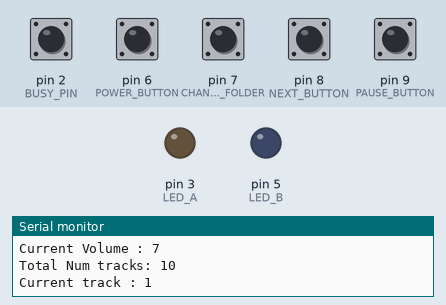
The sketch below on a simulated Arduino Uno, built with avr-gcc and run on an emulated ATmega328P. On the bench: output pins drawn as LEDs (lit = HIGH), the last lines printed to the serial monitor. The test bench sets the inputs (shaded band); at power-on: pin 2 (BUSY_PIN), pin 6 (POWER_BUTTON), pin 7 (CHANGE_FOLDER), pin 8 (NEXT_BUTTON), pin 9 (PAUSE_BUTTON) HIGH. The audio player accepts every command and is not drawn.

Above: at 2.9 s.
3.0 s: pin 6 (POWER_BUTTON) pulled LOW for 0.15 s
At 4.05 s:
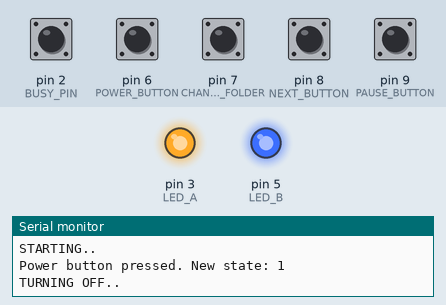
6.0 s: pin 6 (POWER_BUTTON) pulled LOW for 1 s
At 9.1 s:
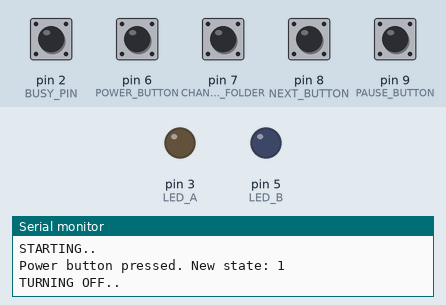
Timing chart, 0 to 10.6 s (numbered marks = the images above; inputs shaded):
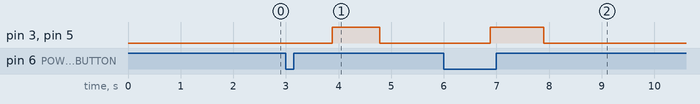

Measured:
- after the input at 3.0 s, pin 3 (LED_A), pin 5 (LED_B): LOW → HIGH after 0.88 s, → LOW 0.90 s later
- after the input at 6.0 s, pin 3 (LED_A), pin 5 (LED_B): LOW → HIGH after 0.88 s, → LOW 1.0 s later

The sketch:

Microphone_mp3_project.ino
```cpp
#include <DFPlayerMini_Fast.h>
#include <ezButton.h>

#include "Arduino.h"
#include "SoftwareSerial.h"

#define rxPin 10
#define txPin 11

#define LED_A 3
#define LED_B 5

#define POWER_BUTTON 6

//ezButton POWER_BUTTON(6);
ezButton CHANGE_FOLDER(7);
ezButton NEXT_BUTTON(8);
ezButton PAUSE_BUTTON(9);

#define VLM_PIN A0
#define SAMPLES 20 //average of x values to stabilize reading , 10 ?

#define BUSY_PIN 2

#define VOLUME_LEVEL 7 // 0 - 30 ( 18 is a good level )
#define MAX_VLM_LVL 23
#define MP3_SOUNDS_FOLDER 10

#define USE_POTENTIOMETER false

#define DEBUG 1
#if DEBUG
  #define D_print(...) Serial.print(__VA_ARGS__)
  #define D_println(...) Serial.println(__VA_ARGS__)
#else
  #define D_print(...)
  #define D_println(...)
#endif

int fadeDuration = 800; //LEDS fade duration in ms

int num_tracks_in_folder = 0;
int num_folders = 2;
int actual_track_n = 0;
int actual_folder = 1;
int next_folder = 1;

SoftwareSerial mySoftwareSerial(rxPin, txPin); // RX, TX
DFPlayerMini_Fast myDFPlayer;

//microphone state
boolean lastPowerState = HIGH; // being INPUT_PULLUP, IT IS REVERSED
int powerState = HIGH;
int OnState = LOW;
int OffState = HIGH;

boolean isOn = false;
boolean isPlaying = false;
bool isPaused = false;
boolean initSound = false;
boolean folder_changed = false;
boolean has_media = true;

int current_volume = 0;
int inputVolume = 0;
int outputVolume = 0;
int last_vlm_val = 0;

void setup()
{
  // define pin modes for tx, rx:
  pinMode(rxPin, INPUT);
  pinMode(txPin, OUTPUT);

  pinMode(LED_A, OUTPUT);
  pinMode(LED_B, OUTPUT);
  pinMode(BUSY_PIN,INPUT);
  pinMode(VLM_PIN,INPUT_PULLUP);
  pinMode(POWER_BUTTON,INPUT_PULLUP);

  //POWER_BUTTON.setDebounceTime(50);
  CHANGE_FOLDER.setDebounceTime(20);
  NEXT_BUTTON.setDebounceTime(50);
  PAUSE_BUTTON.setDebounceTime(50);

  mySoftwareSerial.begin(9600);
  Serial.begin(115200);
  delay(1000);

  //Starting
  D_println();
  D_println(F("DFRobot DFPlayer Mini"));
  D_println(F("Initializing DFPlayer ... (May take 3~5 seconds)"));


  D_println(F("DFPlayer Mini online."));
  // check errors+
  if ( checkForErrors() != 1 ){
    D_println("[ No errors ]");

    D_println();
    myDFPlayer.volume(VOLUME_LEVEL);  //Set volume value. From 0 to 30
    delay(200);

    D_print("Current Volume : ");
    D_print( myDFPlayer.currentVolume() );
    D_println();
    D_print("Total Num tracks: ");
    D_print(myDFPlayer.numSdTracks());
    D_println();

    num_tracks_in_folder = 2; //myDFPlayer.numTracksInFolder(actual_folder);

    D_print("Current track : ");
    D_print(myDFPlayer.currentSdTrack());
    D_println();
    // num_folders = myDFPlayer.numFolders() //contar 1 menos debido a la carpeta de SOUNDS

    //Initiation();

  }else{
    D_println("[ Some errors to fix ]");
  }

  if (!USE_POTENTIOMETER) {
    myDFPlayer.volume(VOLUME_LEVEL);
    current_volume = VOLUME_LEVEL;
  }

}

void loop()
{
  CHANGE_FOLDER.loop();
  NEXT_BUTTON.loop();
  PAUSE_BUTTON.loop();

  isPlaying = digitalRead(BUSY_PIN) == LOW;

  handleVolumeControl();
  handlePowerButton();
  handlePlaybackButtons();
}

void Initiation() {
  D_println();
  D_println(F("STARTING.."));
  isOn = true;

  current_volume = VOLUME_LEVEL;
  myDFPlayer.volume(VOLUME_LEVEL);  // opcional si no se actualiza en otro lado

  actual_track_n = 1;
  initSound = true;

  fadeLed(digitalRead(LED_A));  // efecto LED
}

void handlePowerButton() {
  static unsigned long lastPressTime = 0;
  int currentState = digitalRead(POWER_BUTTON);

  if (currentState != lastPowerState) {
    delay(20); // Debounce simple

    if (digitalRead(POWER_BUTTON) == currentState) {
      unsigned long now = millis();

      if (now - lastPressTime > 400) {
        D_println();
        D_print("Power button pressed. New state: ");
        D_println(currentState);

        // 1. Reproducir sonido ON/OFF
        delay(50);
        myDFPlayer.playFolder(MP3_SOUNDS_FOLDER, 1);

        // 2. Ejecutar el fade LED mientras suena
        bool nextState = !isOn;

        if (nextState) {
          Initiation();  // encendido
        } else {
          turnOff();     // apagado
        }

        isOn = nextState;
        lastPressTime = now;
      }
    }

    lastPowerState = currentState;
  }
}

void handlePlaybackButtons() {
  if (!isOn) return;

  if (PAUSE_BUTTON.isReleased()) {
    if (isPaused) resume();
    else pause();
  }

  // NEXT button
  if (NEXT_BUTTON.isReleased()) {
    playNextSong();
  }

  // CHANGE_FOLDER
  if (CHANGE_FOLDER.isReleased()) {
    changeFolder();
  }
}

void handleVolumeControl() {
  if (!USE_POTENTIOMETER || powerState != OnState) return;

  int inputVolume = readVolumeAverage();
  int outputVolume = map(inputVolume, 0, 1023, 0, MAX_VLM_LVL);

  if (abs(outputVolume - last_vlm_val) > 1) {
    last_vlm_val = outputVolume;
    current_volume = outputVolume;
    myDFPlayer.volume(outputVolume);

    D_print("Volume changed to: ");
    D_println(current_volume);
  }
}

int readVolumeAverage() {
  long total = 0;
  for (int i = 0; i < SAMPLES; i++) {
    total += analogRead(VLM_PIN);
    delay(2);
  }
  return total / SAMPLES;
}

void fadeLed(boolean input){
  for(int state=0;state<256;state++){
    if (input==LOW){
      analogWrite(LED_A, state);
      analogWrite(LED_B, state);
    }else{
      analogWrite(LED_A, 255-state);
      analogWrite(LED_B, 255-state);
    }
    delay(fadeDuration/256); //=(total fading duration)/(number of iterations)
  }
}

void playNextSong(){

  if(initSound){
    actual_track_n = 1;
    initSound = false;
  } else {
    actual_track_n = (actual_track_n % num_tracks_in_folder) + 1;
  }

  myDFPlayer.playFolder(actual_folder,actual_track_n);
  //isPlaying = true;
  D_print("-Playing track ");
  D_print(actual_track_n);
  D_print("-");
  D_println();

  D_print("Track number: ");
  D_print(actual_track_n);
  D_print(" in folder :");
  D_print(actual_folder);
  D_println();

  delay(200);
}

void changeFolder(){
  next_folder++;

  if (next_folder > num_folders) {
    next_folder = 1;
  }

  actual_folder = next_folder;
  actual_track_n = 1;
  folder_changed = true;


  D_print("Changed to folder: ");
  D_println(actual_folder);

  num_tracks_in_folder = 5; //myDFPlayer.numTracksInFolder(actual_folder);
  if (num_tracks_in_folder == -1) {
    D_println("⚠️ Carpeta no encontrada. Verifica nombres en la SD.");
  } else {
    D_print("Tracks in folder ");
    D_print(actual_folder);
    D_print(": ");
    D_println(num_tracks_in_folder);
  }

  myDFPlayer.playFolder(actual_folder, actual_track_n);

  delay(200);
}

void pause(){

  myDFPlayer.pause();
  isPaused = true;
  D_println("-Paused- ");
}

void resume(){

  myDFPlayer.resume();
  isPaused = false;
  D_println("-Resumed- ");
}

int checkForErrors() {
  int has_errors = 0;

   if ( !myDFPlayer.begin(mySoftwareSerial) ) {  //Use softwareSerial to communicate with mp3.
    D_println(F("Unable to begin:"));
    D_println(F("1.Please recheck the connection!"));
    D_println(F("2.Please insert the SD card!"));
    D_println(myDFPlayer.numSdTracks()); //read mp3 state

    has_errors = 1;

    delay(5000);
    return has_errors;
  }

  if( myDFPlayer.numSdTracks() == -1){
    has_errors = 1;
    has_media = false;
    D_println("- SD card not found");
  }

  return has_errors;
}

void turnOff(){
  D_println(F("TURNING OFF.."));
  isOn = false;

  myDFPlayer.playFolder(MP3_SOUNDS_FOLDER,1);  //Play the ON SOUND mp3
  //isPlaying = false;
  fadeLed(digitalRead(LED_A));
}
```
